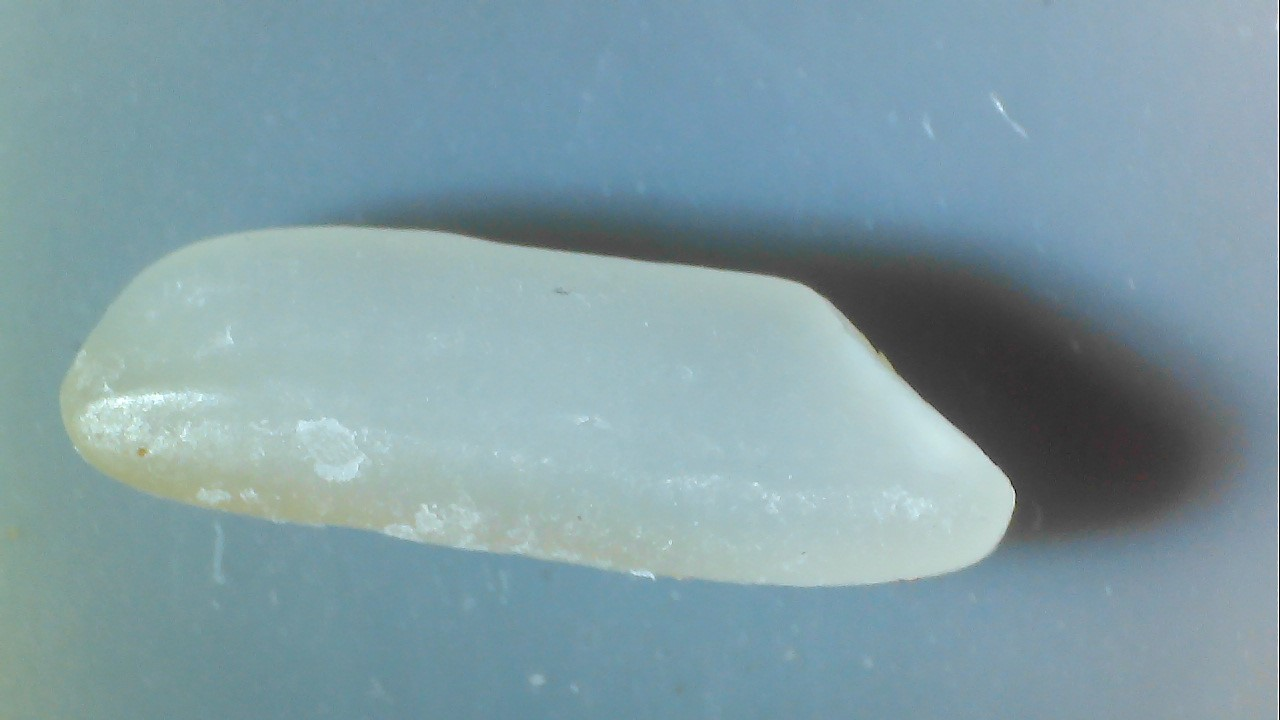
#> input picture rice/yellow.jpg, 1280 x 720 px, found by its file name
$ python obj_detect.py
#> lines starting #> are read from the running program, lines starting #| are printed output that depends on the picture; after the words box and inside, x2 and y2 are one past the last pixel; in counts of white or black regions, pixels touching at a corner belong together
#> further down, img is the input picture: shape (720, 1280, 3); mean B, G, R 164.8, 156.6, 129
import cv2
import numpy as np
import matplotlib.pyplot as plt

def detect_objects(im):
    # 对彩色图预处理
    # 开运算（去噪）后求roi
    kernel = cv2.getStructuringElement(cv2.MORPH_ELLIPSE, (31, 31))  #kernel大小，准备进行开运算
    im = cv2.morphologyEx(im, cv2.MORPH_OPEN, kernel)    #开运算

    # 不同的灰度化方法
    gray = cv2.cvtColor(im,cv2.COLOR_BGR2GRAY)
    # [17 lines of commented-out code are left out]

    cv2.imshow('gray',gray)
    cv2.waitKey(0)

    # 二值化，自适应二值化
    thresh = cv2.adaptiveThreshold(gray, 255, cv2.ADAPTIVE_THRESH_MEAN_C, cv2.THRESH_BINARY, 11, 2) #二值化
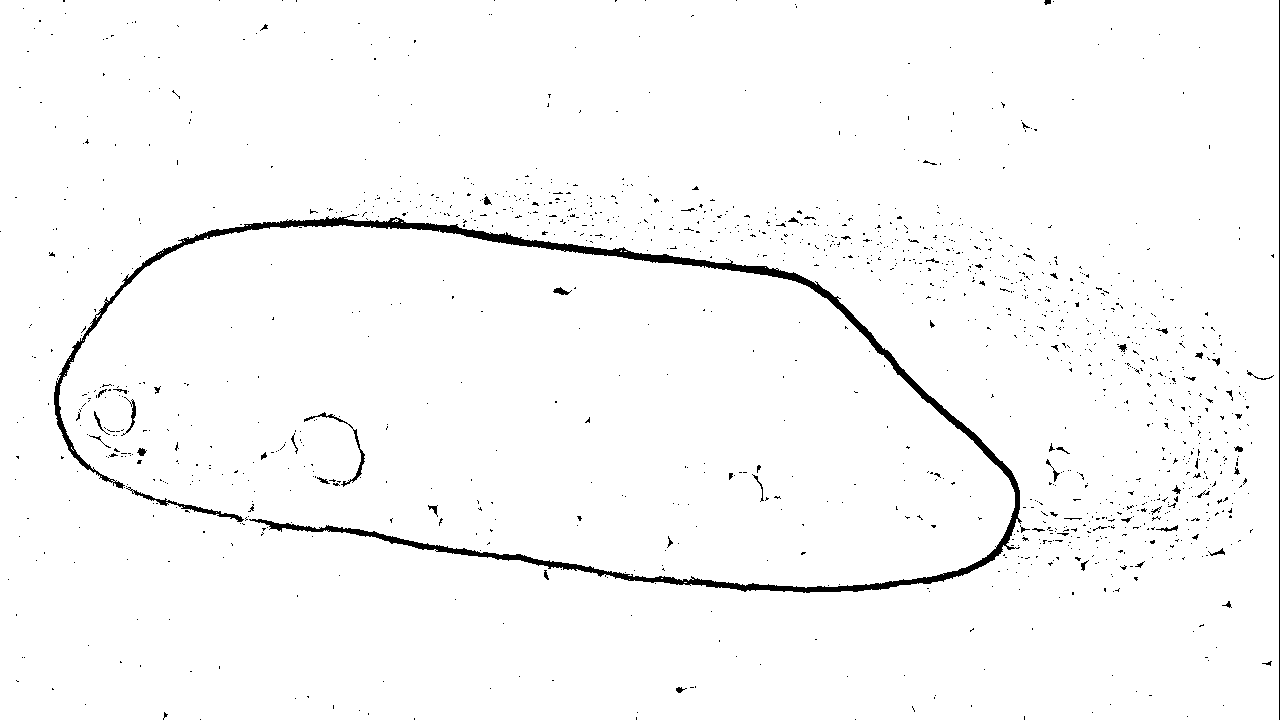
#> thresh: shape (720, 1280); 97.9% white; 1401 black regions (1337 under 20 px)
    cv2.imshow('thresh',thresh)
    cv2.waitKey(0)

    # 对二值化图片降噪
    # kernel = cv2.getStructuringElement(cv2.MORPH_ELLIPSE, (3, 3))  # kernel大小，准备进行开运算
    # thresh_open = cv2.morphologyEx(thresh, cv2.MORPH_CLOSE, kernel,iterations = 2)  # 开运算
    # cv2.imshow('thresh_open', thresh_open)

    # 查找轮廓
    contours, hierarchy = cv2.findContours(thresh, cv2.RETR_TREE, cv2.CHAIN_APPROX_SIMPLE)  # 查找轮廓
#> contours = 1775 contours, 1680 with area under 20; largest, box (x1, y1, x2, y2) and area: (0, 0, 1279, 720) 918814, (53, 216, 1023, 594) 14450, (132, 489, 245, 523) 554, (340, 428, 366, 488) 264, (303, 411, 349, 425) 152
    # [15 lines of commented-out code are left out]
    objects = []
    painted = []

    # 寻找物体的凸包并绘制凸包的轮廓
    # k = 0
    for i in range(len(contours)):
        cur_index = len(contours) -1 - i # 从最外层的轮廓开始检索，suppose轮廓排序是先里后外
        # cur_index = i
        cnt = contours[cur_index]
        hull = cv2.convexHull(cnt) #查找轮廓的凸包多边形
        hull_area = cv2.contourArea(hull)
        img_area = im.shape[0]*im.shape[1]
        length = len(hull)
        # 过滤凸包点数小于20的轮廓，进一步去除噪音
        if hull_area > img_area/5 and length >20:
        # if length > 20:
        # if cur_index == 3:
        #     print(cur_index)
            if cur_index in painted:
                continue
            # [5 lines of commented-out code are left out]
            painted.append(hierarchy[0][cur_index][3]) #把当前检索到的轮廓的内嵌轮廓放入已绘制列表，避免重复绘制
            rect = cv2.minAreaRect(hull) #最小外接矩形，用于求计算位置和长宽
            box = np.int0(cv2.boxPoints(rect)) #外接矩形的坐标点
            # cv2.fillPoly(im, [contours[cur_index]], (255, 0, 0))
            # cv2.imshow('test',im)
            painted.append(cur_index)
            objects.append({
                'box':box,      #外接矩形的坐标点
                'rect':rect,    #最小外接矩形
                'hull':hull,     #轮廓的凸包多边形
                'cnt':cnt       #轮廓
            })
#> this loop made 1775 passes
#> (cur_index, hull_area, length, rect, box) on pass 313: (1462, 270996, 56, ((544.8, 402.3), (332, 977.5), -82.34), [[1007, 632], [38, 501], [82, 172], [1051, 302]])
#> after the loop, objects = 1 item; painted = [0, 1462]
    # print('满足条件的轮廓：',k)
    # print('len(obj)',len(objects))
    return objects

#检测大米轮廓，测量尺寸
def detect_rice(im):     #返回感兴趣目标(彩色的)
    # 开运算去噪
    kernel = cv2.getStructuringElement(cv2.MORPH_ELLIPSE, (31, 31))  # kernel大小，准备进行开运算
    im1 = cv2.morphologyEx(im, cv2.MORPH_OPEN, kernel)  # 开运算
    # cv2.imshow('im_open',im)
    # cv2.waitKey(0)
    # cv2.imwrite("im_open.jpg",im)

    im2 = im1.copy()

    objs = detect_objects(im)
#> objs = 1 item
    for obj in objs:
        #绘制目标最小外接矩形
        cv2.drawContours(im, [obj.get('box')], 0, (0,255,0), 3)
        #绘制目标长度和宽度数据
        rect = obj.get('rect')
        w,h = rect[1]
        w = int(w)
        h = int(h)
        x,y = rect[0]
        x = int(x)
        y = int(y)
        cv2.putText(im,'width:%d,height:%d'%(w,h),(x+50,y),cv2.FONT_HERSHEY_DUPLEX,0.8,(255,0,255),1)

        # 在目标凸包轮廓上绘制半透明的蓝色
        im_hull = np.zeros((im.shape),dtype=np.uint8)
        cv2.fillConvexPoly(im_hull, obj.get('hull'), (255, 0, 0, 127))
        # cv2.imshow('im_hull',im_hull)
        im = cv2.addWeighted(im,1,im_hull,0.5,0)

        # cv2.imshow('im',im)
        # 提取出感兴趣区域,黑白色
        im_hull_roi = np.zeros((im.shape), dtype=np.uint8)
        cv2.fillPoly(im_hull_roi, [obj.get('hull')], (255, 255, 255))
        # [19 lines of commented-out code are left out]
        im2 = cv2.bitwise_and(im2,im_hull_roi)
#> this loop made 1 pass
#> (rect, w, h, x, y) on pass 1: (((544.8, 402.3), (332, 977.5), -82.34), 332, 977, 544, 402)
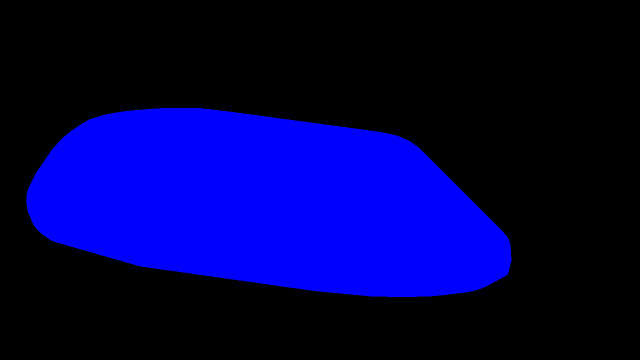
#> im_hull: shape (720, 1280, 3) (shown at 1/2 size); mean B, G, R 75.3, 0, 0
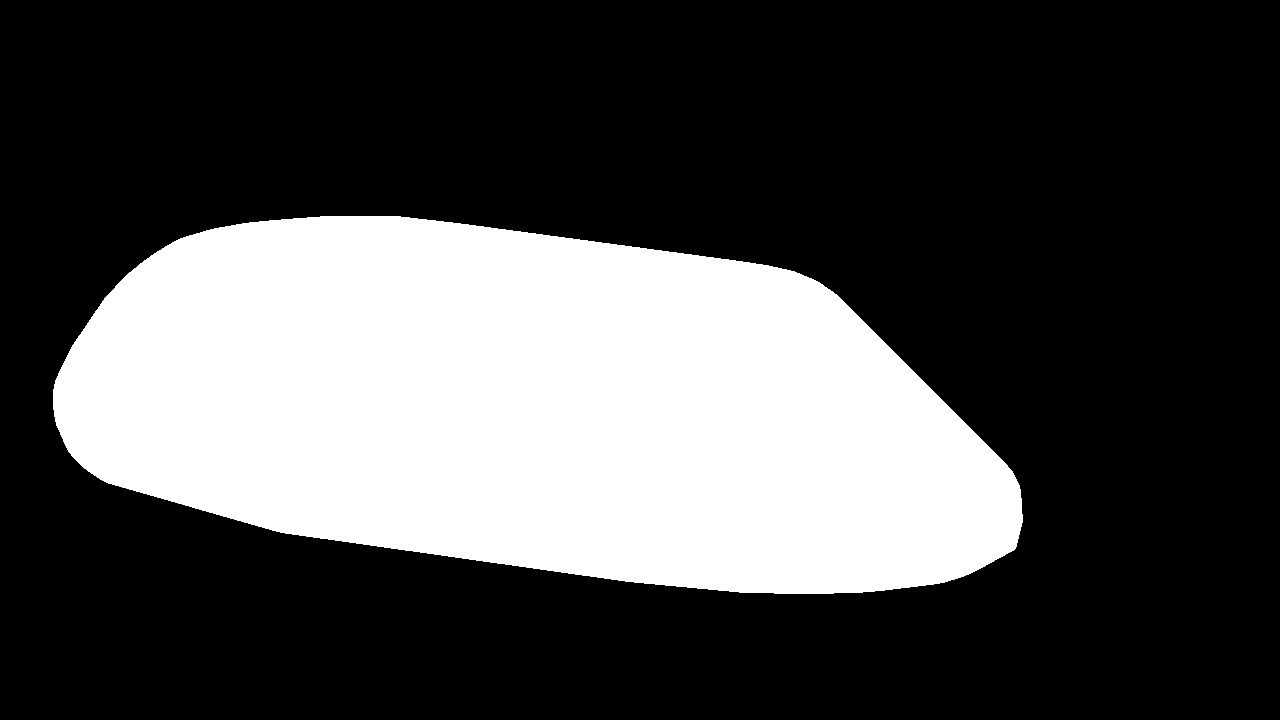
#> im_hull_roi: shape (720, 1280, 3); 29.5% white; 1 white region, box (x1, y1, x2, y2) and area: (53, 216, 1023, 594) 272041
        # cv2.imwrite('rice_roi.jpg',im2)
        # cour = detect_objects(im2)

    cv2.imshow('blue_mark',im)   #输入的目标图像
    cv2.waitKey(0)
    cv2.imshow('rice_roi_color', im2)    #只显示出感兴趣区域,其他为黑色
    cv2.waitKey(0)
    # roi_gray = cv2.cvtColor(im2,cv2.COLOR_BGR2GRAY)
    # thresh_otsu, roi_mask = cv2.threshold(roi_gray, 0, 255,cv2.THRESH_BINARY+cv2.THRESH_OTSU)
    cv2.imshow('rice_roi', im_hull_roi)  # 只显示出感兴趣区域,其他为黑色
    cv2.waitKey(0)
    return im2

if __name__ == "__main__":
    img_path = r'rice\yellow.jpg'
    img = cv2.imread(img_path, cv2.IMREAD_COLOR)
    roi = detect_rice(img)
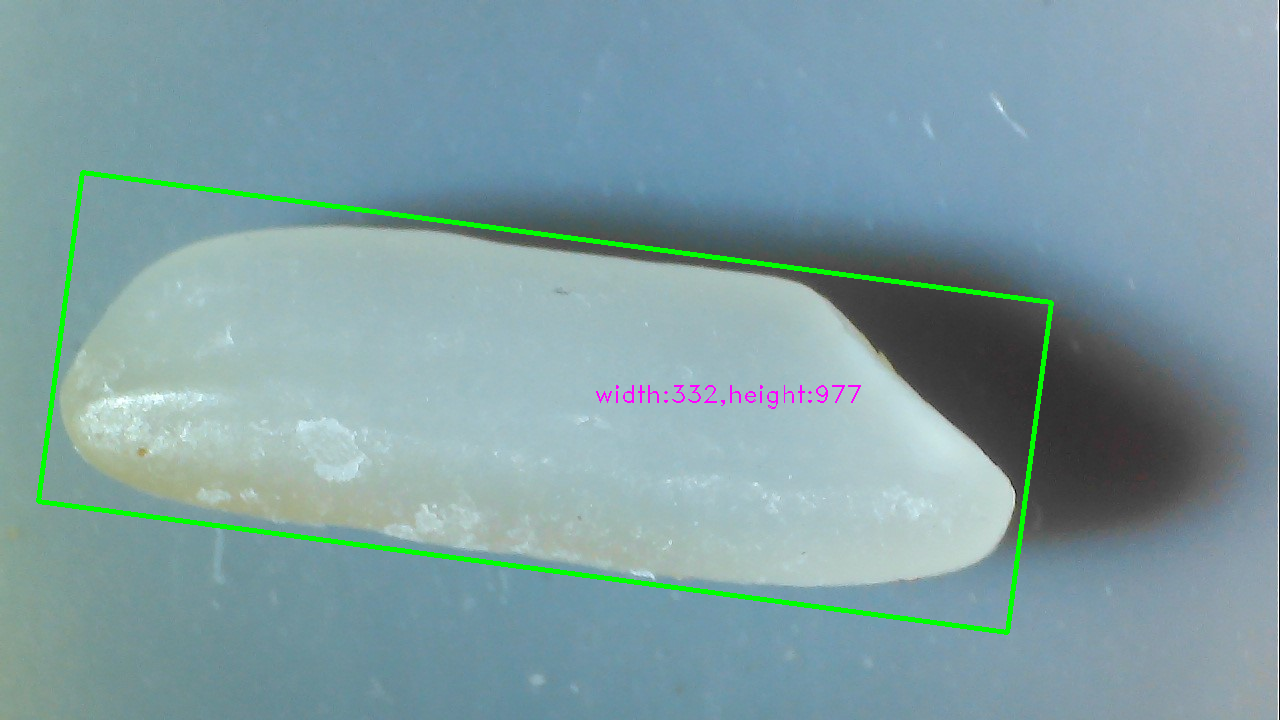
#> img: shape (720, 1280, 3); 1.52% of pixels changed, all inside (x1, y1, x2, y2) = (36, 170, 1054, 635)

$ run again, with rice/fracture.jpg copied over rice/yellow.jpg
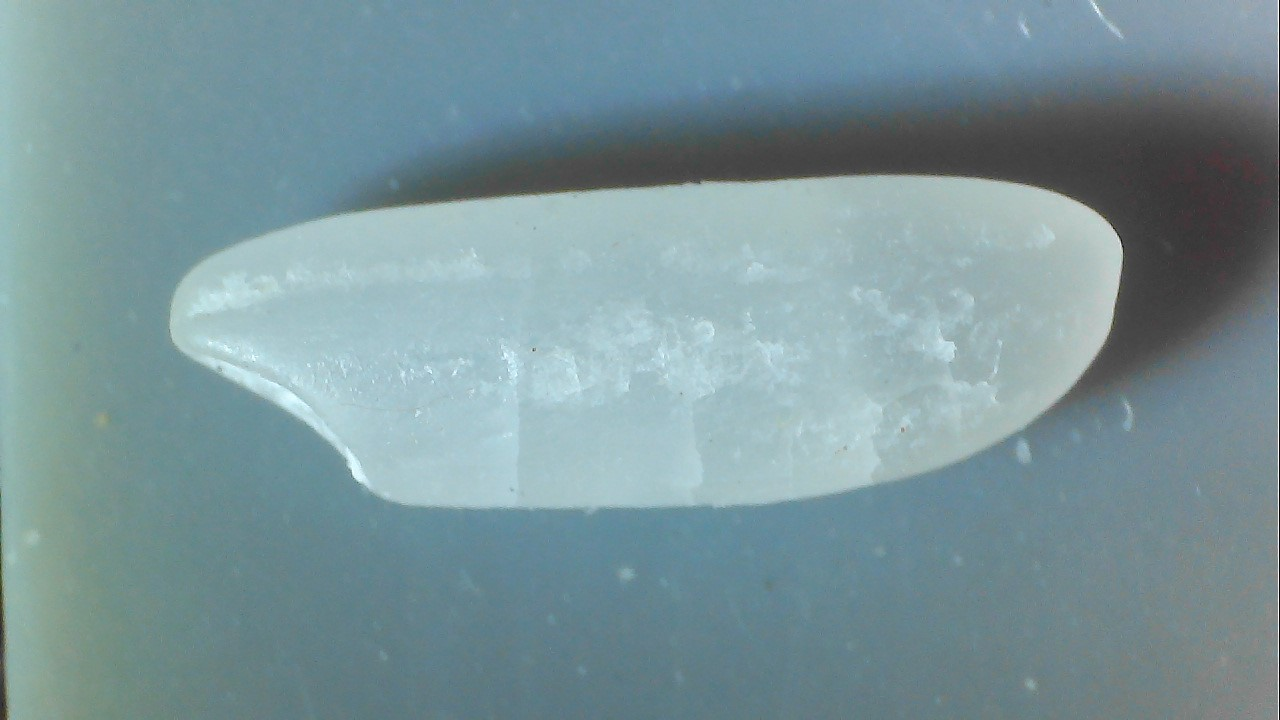
#> input picture rice/fracture.jpg, 1280 x 720 px, found by its file name
#> img is the input picture: shape (720, 1280, 3); mean B, G, R 154.2, 148.8, 122.7
#> in detect_objects, `thresh = cv2.adaptiveThreshold(gray, 255, cv2.ADAPTIVE_THRESH_MEAN_C, ..`:
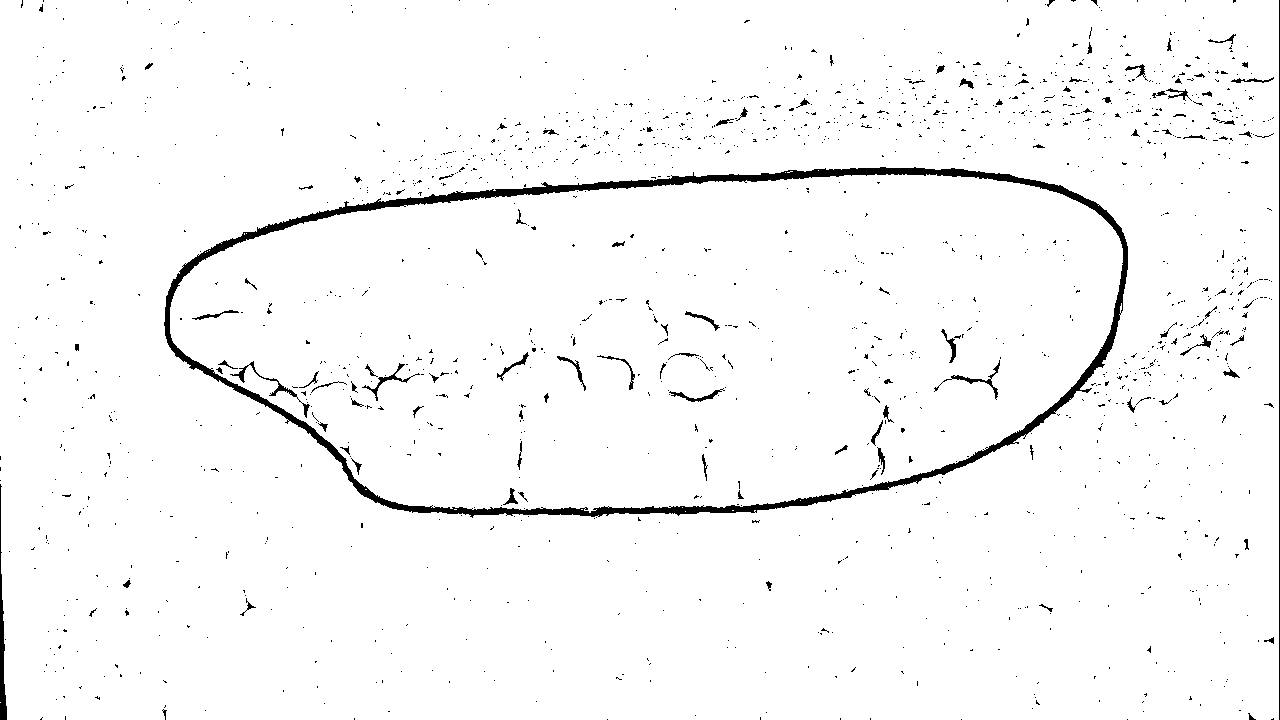
#> thresh: shape (720, 1280); 97.2% white; 1568 black regions (1462 under 20 px)
#> contours = 2029 contours, 1883 with area under 20; largest, box (x1, y1, x2, y2) and area: (0, 0, 1279, 720) 918010, (163, 166, 1129, 519) 268114, (170, 174, 1123, 513) 251406, (361, 362, 412, 402) 303, (248, 360, 298, 398) 263
#> the loop in detect_objects, `for i in range(len(contours)):` made 2029 passes
#> (cur_index, hull_area, length, rect, box) on pass 1248: (781, 255797.5, 81, ((648.5, 347), (954.8, 326.4), -2.53), [[178, 531], [164, 204], [1118, 162], [1132, 488]])
#> after the loop in detect_objects, `for i in range(len(contours)):`: objects = 1 item; painted = [767, 781]
#> objs = 1 item
#> the loop in detect_rice, `for obj in objs:` made 1 pass
#> (rect, w, h, x, y) on pass 1: (((648.5, 347), (954.8, 326.4), -2.53), 954, 326, 648, 346)
#> `roi = detect_rice(img)`:
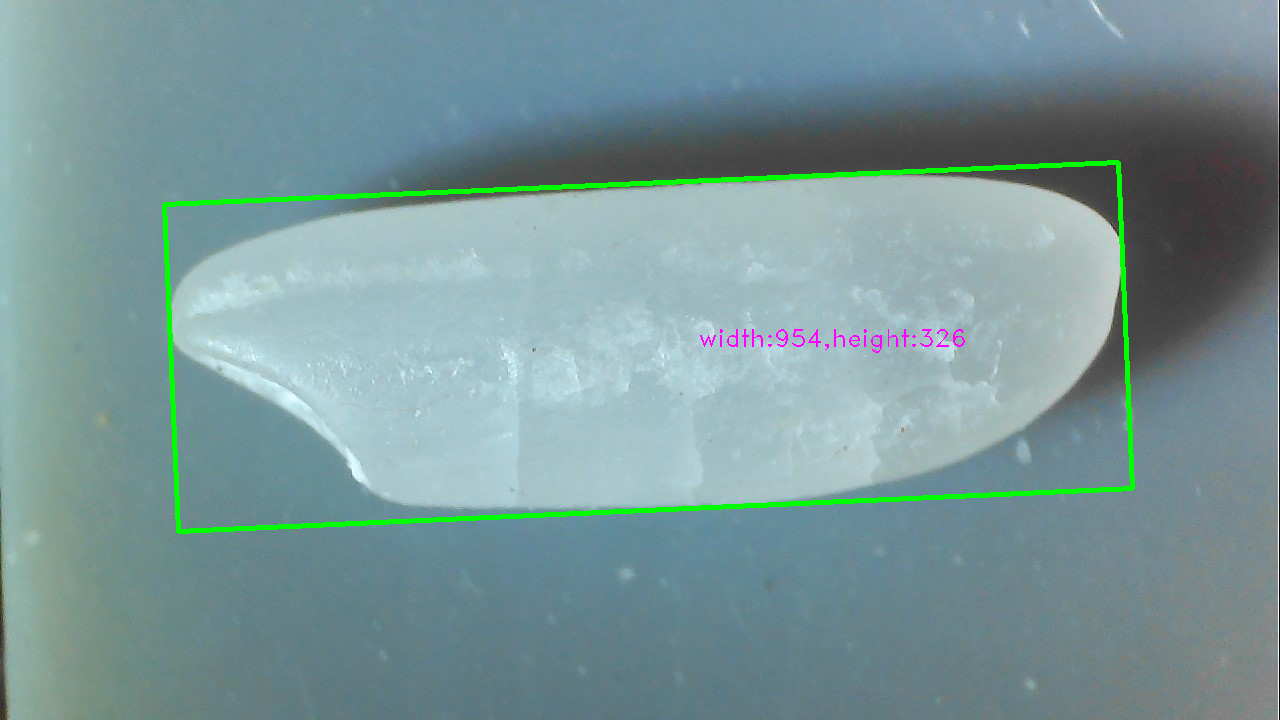
#> img: shape (720, 1280, 3); 1.51% of pixels changed, all inside (x1, y1, x2, y2) = (162, 160, 1135, 534)
